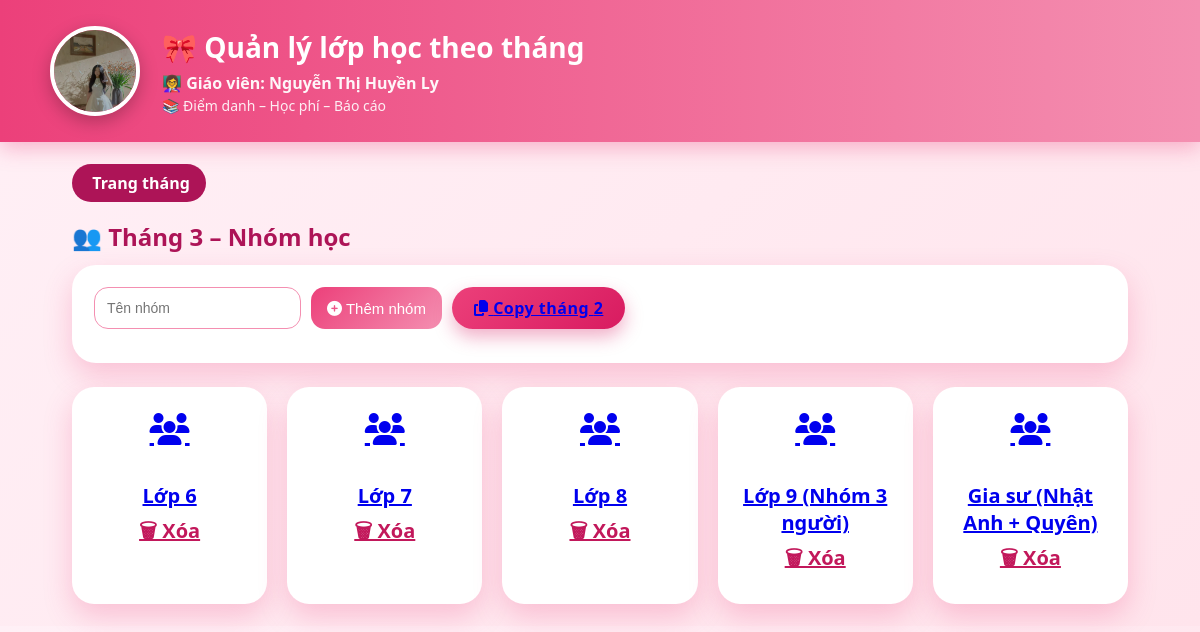
Before: /groups/3 with the older database file.
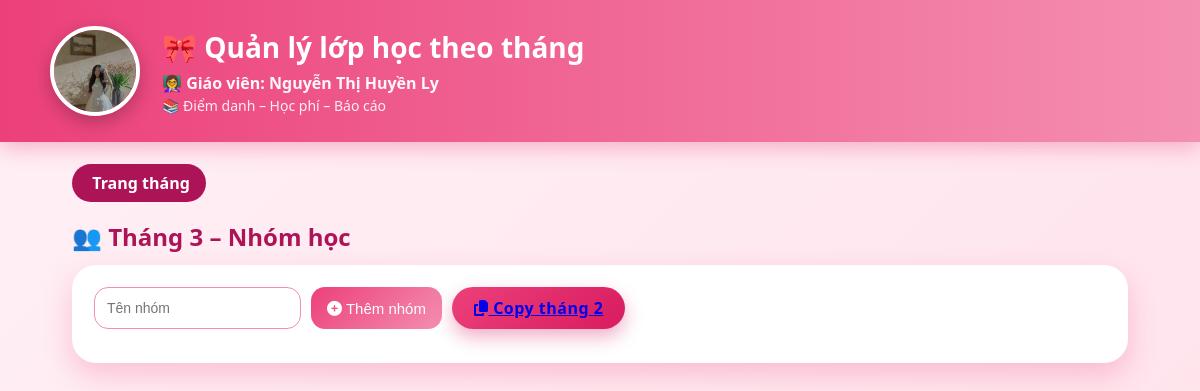
After: the same page with the newer database file.
### tables this page shows
CREATE TABLE groups (
        id INTEGER PRIMARY KEY AUTOINCREMENT,
        month INTEGER,
        group_master_id INTEGER
    );

CREATE TABLE group_master (
        id INTEGER PRIMARY KEY AUTOINCREMENT,
        name TEXT UNIQUE
    );

### app.py (the view)
@app.route("/groups/<int:month>")
def groups(month):
    db = get_db()
    groups = db.execute("""
        SELECT g.id, gm.name
        FROM groups g
        JOIN group_master gm ON gm.id = g.group_master_id
        WHERE g.month=?
    """, (month,)).fetchall()
    return render_template("group.html", month=month, groups=groups)

### app.py (called while the page is built)
def get_db():
    conn = sqlite3.connect(DB)
    conn.row_factory = sqlite3.Row
    return conn

### templates/group.html (shortened to what this page needs)
{% extends "base.html" %}
{% block content %}
<div class="nav">
    <a href="/">
         Trang tháng
    </a>
</div>
<h2>👥 Tháng {{ month }} – Nhóm học</h2>
<div class="card">
    <form class="form-inline group-form" method="post" action="/add_group">
        <input name="name" placeholder="Tên nhóm" required>
        <button type="submit" class="btn">
            <i class="fa-solid fa-circle-plus"></i> Thêm nhóm
        </button>
        {% if month > 1 %}
        <a href="/copy_month/{{ month }}"
           class="btn copy-btn"
           onclick="return confirm('Copy toàn bộ nhóm & học sinh từ tháng {{ month-1 }}?')">
            <i class="fa-solid fa-copy"></i> Copy tháng {{ month-1 }}
        </a>
        {% endif %}
    </form>
</div>
<div class="months">
{% for g in groups %}
    <div class="month-btn">
        <a href="/month/{{ month }}/{{ g.id }}">
            <i class="fa-solid fa-users"></i><br>
            {{ g.name }}
        </a>
        <a href="/delete_group/{{ g.id }}/{{ month }}"
           onclick="return confirm('Xóa nhóm?')"
           style="color:#c2185b;display:block;margin-top:8px">
           🗑 Xóa
        </a>
    </div>
{% endfor %}
</div>
{% endblock %}

### templates/base.html (shortened to what this page needs)
<!DOCTYPE html>
<html lang="vi">
<head>
    <link rel="stylesheet"
          href="https://cdnjs.cloudflare.com/ajax/libs/font-awesome/6.5.0/css/all.min.css">
    <link rel="stylesheet" href="/static/style.css">
</head>
<body>
<div class="header">
    <div class="header-inner">
        <img src="/static/teacher.png" class="avatar">
        <div class="header-text">
            <h1>🎀 Quản lý lớp học theo tháng</h1>
            <div class="teacher-name">
                👩‍🏫 Giáo viên: <b>Nguyễn Thị Huyền Ly</b>
            </div>
            <p>📚 Điểm danh – Học phí – Báo cáo</p>
        </div>
    </div>
</div>
<div class="container">
    {% block content %}{% endblock %}
</div>
</body>
</html>

### static/style.css (style rules this page uses)
* { box-sizing: border-box; }
body { margin: 0; font-family: "Segoe UI", Arial, sans-serif; background: linear-gradient(135deg, #fff0f6, #ffe4ec); color: #333; }
h2, h3 { margin: 18px 0 12px; color: #ad1457; }
.header { background: linear-gradient(90deg, #ec407a, #f48fb1); padding: 26px 20px; box-shadow: 0 6px 20px rgba(236, 64, 122, 0.35); }
.header-inner { max-width: 1100px; margin: auto; display: flex; align-items: center; gap: 22px; }
.avatar { width: 90px; height: 90px; border-radius: 50%; border: 4px solid #fff; object-fit: cover; box-shadow: 0 6px 18px rgba(0,0,0,.25); }
.header-text h1 { margin: 0; font-size: 28px; font-weight: 800; color: #fff; }
.teacher-name { margin: 6px 0 2px; font-size: 16px; font-weight: 600; color: #fff; opacity: 0.95; }
.header-text p { margin: 0; font-size: 14px; color: #fff; opacity: 0.9; }
.container { max-width: 1100px; margin: auto; padding: 22px; }
.nav { display: flex; flex-wrap: wrap; gap: 10px; margin-bottom: 18px; align-items: center; }
.nav a { background: #ad1457; color: #fff; padding: 8px 16px; border-radius: 999px; text-decoration: none; font-weight: 600; transition: .2s; }
.card { background: #fff; padding: 22px; border-radius: 24px; box-shadow: 0 12px 28px rgba(236, 64, 122, .25); margin-bottom: 24px; }
.form-inline { display: flex; gap: 10px; flex-wrap: wrap; margin-bottom: 12px; }
.form-inline input, .form-inline select { padding: 10px 12px; border-radius: 14px; border: 1px solid #f48fb1; outline: none; font-size: 14px; }
.form-inline button { padding: 10px 16px; border: none; border-radius: 14px; background: linear-gradient(135deg, #ec407a, #f48fb1); color: #fff; font-size: 15px; cursor: pointer; transition: .2s; }
.copy-btn { padding: 10px 22px; border-radius: 999px; font-weight: 700; letter-spacing: 0.5px; background: linear-gradient(135deg, #ec407a, #d81b60); box-shadow: 0 8px 18px rgba(216,27,96,0.35); transition: 0.25s; }

Changed rows visible on the page:
removed groups: name "Lớp 6"
removed groups: name "Lớp 7"
removed groups: name "Lớp 8"
removed groups: name "Lớp 9 (Nhóm 3 người)"
removed groups: name "Gia sư (Nhật Anh + Quyên)"
